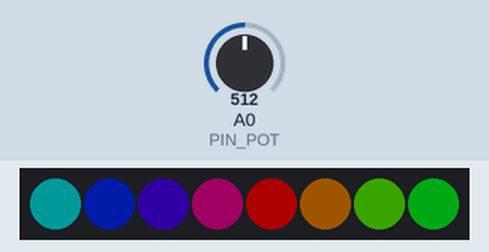
Simulated run of this sketch. Board: Arduino Uno, built with avr-gcc and run on an emulated ATmega328P. On the bench: 8 RGB LEDs in strip order, left to right. The inputs (shaded band) are chosen by the test bench; at power-on: A0 (PIN_POT) = 512. Dim RGB values are drawn brighter than linear.

Above: at 1.2 s.
1.3 s: A0 (PIN_POT) set to 716
At 2.2 s:
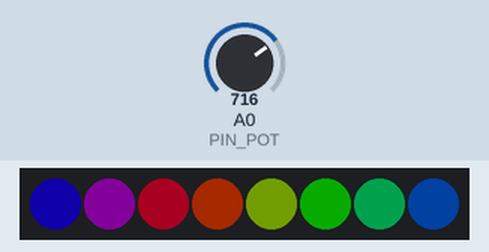
2.8 s: A0 (PIN_POT) set to 306
At 3.1 s:
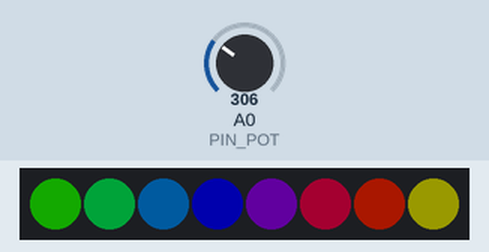
4.3 s: A0 (PIN_POT) set to 160
At 5.5 s:
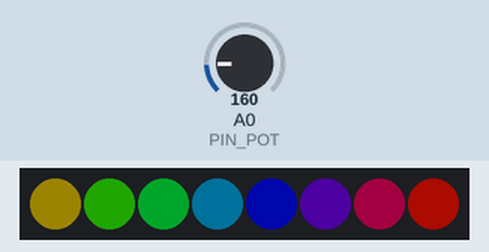
5.8 s: A0 (PIN_POT) set to 511
At 6.8 s:
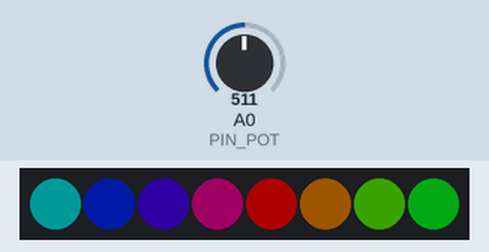
Timing chart, 0 to 8.3 s (numbered marks = the images above; inputs shaded):
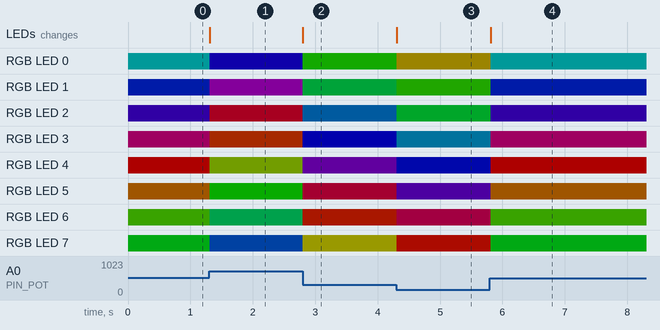

The sketch:

Sketch_10.3_SoftRainbowLight.ino
```cpp
#include <Adafruit_NeoPixel.h>

#define PIN_POT     A0 // Define analog input pins
#define LEDS_COUNT  8  // The number of led
#define LEDS_PIN    2  // define the pin connected to the Freenove 8 led strip
#define BRIGHTNESS  50   // breghtness, the value range is 0-255.
Adafruit_NeoPixel pixels(LEDS_COUNT, LEDS_PIN, NEO_GRB + NEO_KHZ800);
void setup() {
    pixels.begin(); // INITIALIZE NeoPixel strip object (REQUIRED)
    pixels.setBrightness(BRIGHTNESS);// set the brightness.
}

void loop() {
    int colorPos = map(analogRead(PIN_POT), 0, 1023, 0, 255);
        for (int i = 0; i < LEDS_COUNT; i++) {
            pixels.setPixelColor(i,Wheel(colorPos + i * 255 / 8)); // Set color data.
        }
    pixels.show(); // Send color data to LED, and display.
    delay(10);
}

uint32_t Wheel(byte pos){
    u32 WheelPos = pos % 0xff;
    if (WheelPos < 85){
        return ((255 - WheelPos * 3) << 16) | ((WheelPos * 3) << 8);
    }
    if (WheelPos < 170){
        WheelPos -= 85;
        return (((255 - WheelPos * 3) << 8) | (WheelPos * 3));
    }
    WheelPos -= 170;
    return ((WheelPos * 3) << 16 | (255 - WheelPos * 3));
}
```

Measured:
- after the input at 1.3 s, RGB LED 0: RGB(0, 25, 25) → RGB(4, 0, 46) at once; RGB LED 1: RGB(0, 7, 43) → RGB(23, 0, 27) at once; RGB LED 2: RGB(11, 0, 38) → RGB(42, 0, 8) at once; RGB LED 3: RGB(31, 0, 19) → RGB(40, 10, 0) at once; RGB LED 4: RGB(50, 0, 0) → RGB(21, 29, 0) at once; the LEDs: change at once (image 1)
- after the input at 2.8 s, RGB LED 0: RGB(4, 0, 46) → RGB(5, 45, 0) at once; RGB LED 1: RGB(23, 0, 27) → RGB(0, 37, 13) at once; RGB LED 2: RGB(42, 0, 8) → RGB(0, 18, 32) at once; RGB LED 3: RGB(40, 10, 0) → RGB(0, 0, 50) at once; RGB LED 4: RGB(21, 29, 0) → RGB(19, 0, 31) at once; the LEDs: change at once (image 2)
- after the input at 4.3 s, RGB LED 0: RGB(5, 45, 0) → RGB(27, 23, 0) at once; RGB LED 1: RGB(0, 37, 13) → RGB(8, 41, 0) at once; RGB LED 2: RGB(0, 18, 32) → RGB(0, 40, 10) at once; RGB LED 3: RGB(0, 0, 50) → RGB(0, 21, 29) at once; RGB LED 4: RGB(19, 0, 31) → RGB(0, 2, 48) at once; the LEDs: change at once (image 3)
- after the input at 5.8 s, RGB LED 0: RGB(27, 23, 0) → RGB(0, 25, 25) at once; RGB LED 1: RGB(8, 41, 0) → RGB(0, 7, 43) at once; RGB LED 2: RGB(0, 40, 10) → RGB(11, 0, 38) at once; RGB LED 3: RGB(0, 21, 29) → RGB(31, 0, 19) at once; RGB LED 4: RGB(0, 2, 48) → RGB(50, 0, 0) at once; the LEDs: change at once (image 4)
